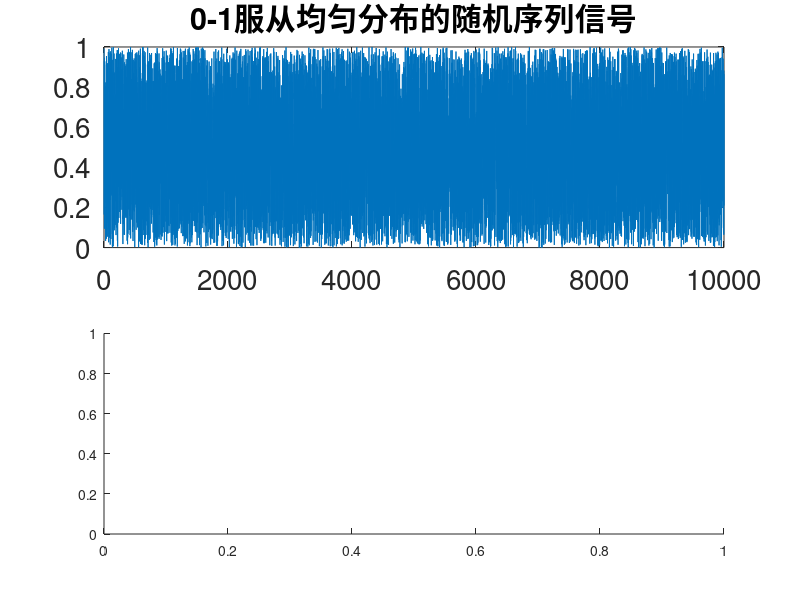

Source code (MATLAB): (Note: this script raises an error after producing the figure.)
% rand函数及单位均匀分布
n=10000;
x=rand(1,n);  %产生(0-1)单位均匀信号，1行，n列
subplot(2,1,1)
plot(x);  %输出信号图
set(gca,'FontSize',20);
title('0-1服从均匀分布的随机序列信号');
subplot(2,1,2)
histogram(x,50)
set(gca,'FontSize',20);
title('0-1服从均匀分布的随机序列直方图');
